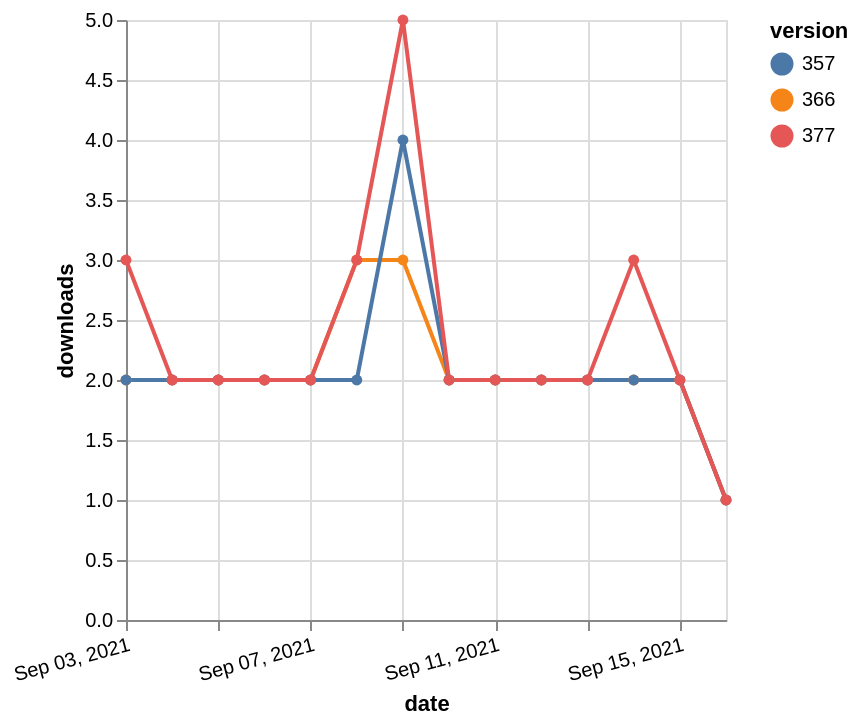

Here is the Vega-Lite specification saved for this chart:
### Vega-Lite specification from a JSON file in a GitHub repository (floating-point values rounded to 4 significant figures)
{"$schema": "https://vega.github.io/schema/vega-lite/v5.json", "description": "A simple bar chart with embedded data.", "data": {"values": [{"date": "2021-09-03", "total": 2250, "delta": 2, "version": "366"}, {"date": "2021-09-04", "total": 2252, "delta": 2, "version": "366"}, {"date": "2021-09-05", "total": 2254, "delta": 2, "version": "366"}, {"date": "2021-09-06", "total": 2256, "delta": 2, "version": "366"}, {"date": "2021-09-07", "total": 2258, "delta": 2, "version": "366"}, {"date": "2021-09-08", "total": 2261, "delta": 3, "version": "366"}, {"date": "2021-09-09", "total": 2264, "delta": 3, "version": "366"}, {"date": "2021-09-10", "total": 2266, "delta": 2, "version": "366"}, {"date": "2021-09-11", "total": 2268, "delta": 2, "version": "366"}, {"date": "2021-09-12", "total": 2270, "delta": 2, "version": "366"}, {"date": "2021-09-13", "total": 2272, "delta": 2, "version": "366"}, {"date": "2021-09-14", "total": 2274, "delta": 2, "version": "366"}, {"date": "2021-09-15", "total": 2276, "delta": 2, "version": "366"}, {"date": "2021-09-16", "total": 2277, "delta": 1, "version": "366"}, {"date": "2021-09-03", "total": 2705, "delta": 2, "version": "357"}, {"date": "2021-09-04", "total": 2707, "delta": 2, "version": "357"}, {"date": "2021-09-05", "total": 2709, "delta": 2, "version": "357"}, {"date": "2021-09-06", "total": 2711, "delta": 2, "version": "357"}, {"date": "2021-09-07", "total": 2713, "delta": 2, "version": "357"}, {"date": "2021-09-08", "total": 2715, "delta": 2, "version": "357"}, {"date": "2021-09-09", "total": 2719, "delta": 4, "version": "357"}, {"date": "2021-09-10", "total": 2721, "delta": 2, "version": "357"}, {"date": "2021-09-11", "total": 2723, "delta": 2, "version": "357"}, {"date": "2021-09-12", "total": 2725, "delta": 2, "version": "357"}, {"date": "2021-09-13", "total": 2727, "delta": 2, "version": "357"}, {"date": "2021-09-14", "total": 2729, "delta": 2, "version": "357"}, {"date": "2021-09-15", "total": 2731, "delta": 2, "version": "357"}, {"date": "2021-09-16", "total": 2732, "delta": 1, "version": "357"}, {"date": "2021-09-03", "total": 2069, "delta": 3, "version": "377"}, {"date": "2021-09-04", "total": 2071, "delta": 2, "version": "377"}, {"date": "2021-09-05", "total": 2073, "delta": 2, "version": "377"}, {"date": "2021-09-06", "total": 2075, "delta": 2, "version": "377"}, {"date": "2021-09-07", "total": 2077, "delta": 2, "version": "377"}, {"date": "2021-09-08", "total": 2080, "delta": 3, "version": "377"}, {"date": "2021-09-09", "total": 2085, "delta": 5, "version": "377"}, {"date": "2021-09-10", "total": 2087, "delta": 2, "version": "377"}, {"date": "2021-09-11", "total": 2089, "delta": 2, "version": "377"}, {"date": "2021-09-12", "total": 2091, "delta": 2, "version": "377"}, {"date": "2021-09-13", "total": 2093, "delta": 2, "version": "377"}, {"date": "2021-09-14", "total": 2096, "delta": 3, "version": "377"}, {"date": "2021-09-15", "total": 2098, "delta": 2, "version": "377"}, {"date": "2021-09-16", "total": 2099, "delta": 1, "version": "377"}]}, "width": "container", "mark": {"type": "line", "point": {"filled": true}}, "encoding": {"x": {"field": "date", "type": "temporal", "timeUnit": "yearmonthdate", "title": "date", "axis": {"labelAngle": -15}}, "y": {"field": "delta", "type": "quantitative", "title": "downloads"}, "color": {"field": "version", "type": "nominal"}, "tooltip": {"field": "delta"}}}
